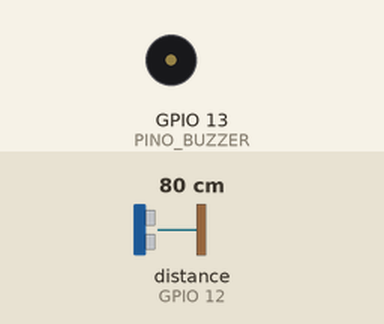
A sketch run on a simulated ESP8266 (NodeMCU). Parts: buzzer (waves = sounding). Wiring (inferred from the names in the program): ultrasonic range finder: trigger GPIO 14; echo GPIO 12. The inputs (shaded band) are chosen by the test bench; at power-on: distance to the obstacle (sensor on GPIO 12) 80 cm. The echo pulse lasts 58.3 µs per cm; what the sketch prints to the serial monitor is not drawn.

Above: at 0.4 s.
Timing chart, 0 to 1.9 s (numbered marks = the images above):
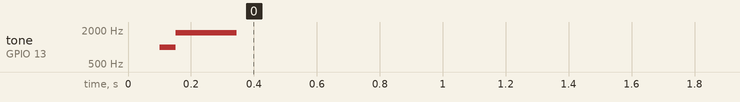

The sketch:

ChegadaScript.ino
```cpp
#include <ESP8266WiFi.h>
#include <espnow.h>

extern "C" {
  #include "user_interface.h"
}

// MAC do ESP8266 de LARGADA (confira se bate com a placa da largada!)
uint8_t macLargada[] = {0xC8, 0xC9, 0xA3, 0x69, 0xB9, 0x33};

// --- MAPEAMENTO DOS PINOS ---
#define PINO_TRIG   14 // D5 (GPIO 14)
#define PINO_ECHO   12 // D6 (GPIO 12)
#define PINO_BUZZER 13 // D7 (GPIO 13)

#define CANAL_ESPNOW 1

const float LIMIAR_CHEGADA_CM = 100.0;
const unsigned long TEMPO_COOLDOWN_MS = 1500;

typedef struct struct_mensagem {
  unsigned long tempoGatilhoMs;
  bool atletaPassou;
} struct_mensagem;

struct_mensagem dadosEnvio;

bool jaDetectou = false;
int leiturasConsecutivas = 0;

unsigned long tempoUltimaDetec = 0;
unsigned long tempoBuzzerDesliga = 0;
unsigned long ultimoPingMs = 0;
unsigned long ultimoPrintSerial = 0;

float lerDistanciaCM() {
  digitalWrite(PINO_TRIG, LOW);
  delayMicroseconds(4);
  digitalWrite(PINO_TRIG, HIGH);
  delayMicroseconds(10);
  digitalWrite(PINO_TRIG, LOW);

  long duracaoUs = pulseIn(PINO_ECHO, HIGH, 25000);
  if (duracaoUs == 0) return 999.0;
  return (duracaoUs * 0.0343) / 2.0;
}

void setup() {
  Serial.begin(115200);

  pinMode(PINO_TRIG, OUTPUT);
  pinMode(PINO_ECHO, INPUT);
  pinMode(PINO_BUZZER, OUTPUT);

  // Modo Station puro, desconectado de roteadores e travado no canal 1
  WiFi.mode(WIFI_STA);
  WiFi.disconnect();
  delay(100);
  wifi_set_channel(CANAL_ESPNOW);

  if (esp_now_init() != 0) {
    Serial.println("Erro ao inicializar ESP-NOW!");
    return;
  }

  esp_now_set_self_role(ESP_NOW_ROLE_CONTROLLER);

  if (esp_now_add_peer(macLargada, ESP_NOW_ROLE_SLAVE, CANAL_ESPNOW, NULL, 0) != 0) {
    Serial.println("Erro ao parear com o ESP da Largada!");
    return;
  }

  tone(PINO_BUZZER, 1000, 100);
  Serial.println("--- CHEGADA PRONTA (ESP-NOW DIRETO) ---");
}

void loop() {
  unsigned long tempoAtual = millis();

  if (tempoBuzzerDesliga > 0 && tempoAtual >= tempoBuzzerDesliga) {
    noTone(PINO_BUZZER);
    tempoBuzzerDesliga = 0;
  }

  if (tempoAtual - ultimoPingMs >= 45) {
    ultimoPingMs = tempoAtual;

    float distanciaAtual = lerDistanciaCM();

    if (tempoAtual - ultimoPrintSerial >= 300) {
      ultimoPrintSerial = tempoAtual;
      Serial.print("Distancia: ");
      Serial.print(distanciaAtual, 1);
      Serial.print(" cm | Confirmacoes: ");
      Serial.println(leiturasConsecutivas);
    }

    bool leituraValida = (distanciaAtual >= 4.0 && distanciaAtual <= LIMIAR_CHEGADA_CM);

    if (leituraValida) {
      leiturasConsecutivas++;
    } else {
      leiturasConsecutivas = 0;
    }

    if (leiturasConsecutivas >= 2 && !jaDetectou) {
      jaDetectou = true;
      tempoUltimaDetec = tempoAtual;

      dadosEnvio.tempoGatilhoMs = tempoAtual;
      dadosEnvio.atletaPassou = true;

      int result = esp_now_send(macLargada, (uint8_t *) &dadosEnvio, sizeof(dadosEnvio));

      tone(PINO_BUZZER, 1800);
      tempoBuzzerDesliga = tempoAtual + 200;

      if (result == 0) {
        Serial.println("\n>>> CRUZAMENTO CONFIRMADO - Sinal enviado diretamente! <<<\n");
      } else {
        Serial.println("\n[X] Falha no envio ESP-NOW!\n");
      }
    }

    if (jaDetectou && !leituraValida && (tempoAtual - tempoUltimaDetec >= TEMPO_COOLDOWN_MS)) {
      jaDetectou = false;
      leiturasConsecutivas = 0;
    }
  }
}
```

Measured:
- by itself, tone on GPIO 13 (PINO_BUZZER): silent → 1000 Hz at 0.10 s, → 1800 Hz 0.05 s later, → silent 0.19 s later
